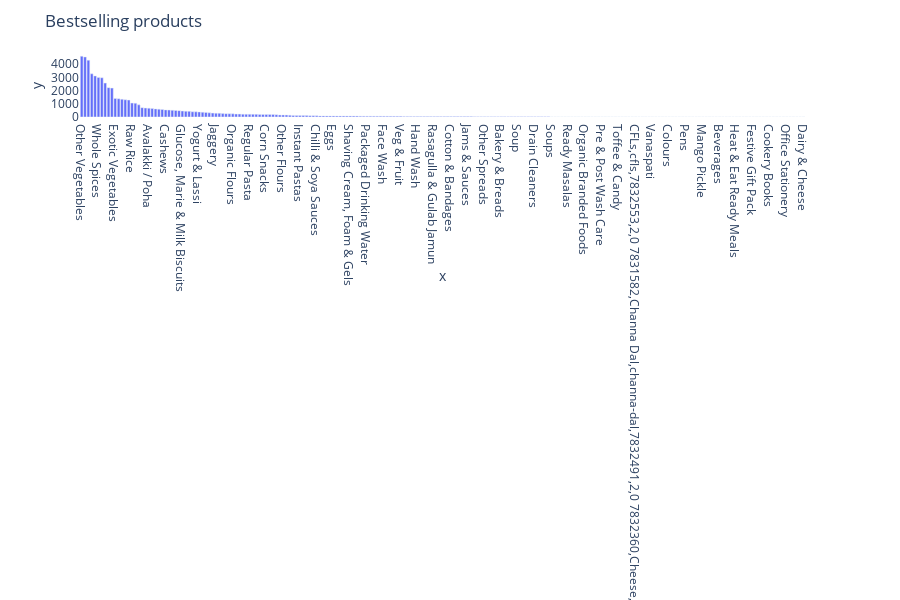

This figure's notebook cell:
### Code cell
import plotly.express as px

fig = px.bar(y=bestselling_products.Description.values, x=bestselling_products.index)
fig.update_layout(title_text="Bestselling products", plot_bgcolor="white", showlegend=False)
fig.show()

### Figure 1 — Plotly figure (JSON) as saved in the notebook; plotly's stock layout.template omitted (floating-point values rounded to 4 significant figures; data arrays with more than 128 entries replaced by an {"elided": "..."} marker saying what was removed)
{"data": [{"alignmentgroup": "True", "hoverlabel": {"namelength": 0}, "hovertemplate": "x=%{x}<br>y=%{y}", "legendgroup": "", "marker": {"color": "#636efa"}, "name": "", "offsetgroup": "", "orientation": "v", "showlegend": false, "textposition": "auto", "type": "bar", "x": {"elided": "216 str values"}, "xaxis": "x", "y": {"elided": "216 int values"}, "yaxis": "y"}], "layout": {"barmode": "relative", "height": 600, "legend": {"tracegroupgap": 0}, "margin": {"t": 60}, "plot_bgcolor": "white", "showlegend": false, "title": {"text": "Bestselling products"}, "xaxis": {"anchor": "y", "domain": [0, 0.98], "title": {"text": "x"}}, "yaxis": {"anchor": "x", "domain": [0, 1], "title": {"text": "y"}}}}
